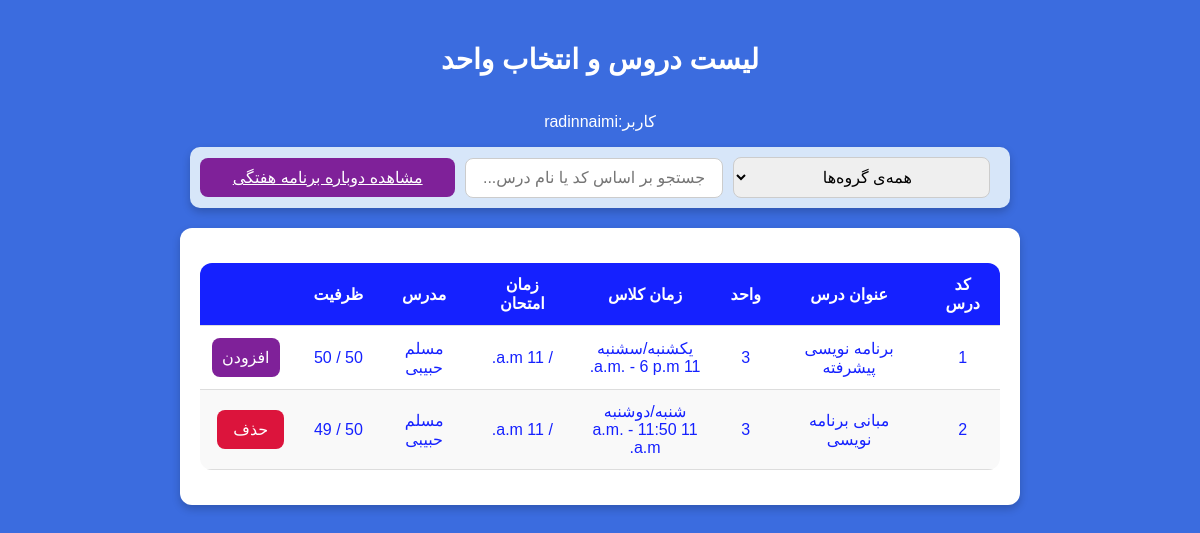
Page /courses/ (signed in) on the earlier database version.
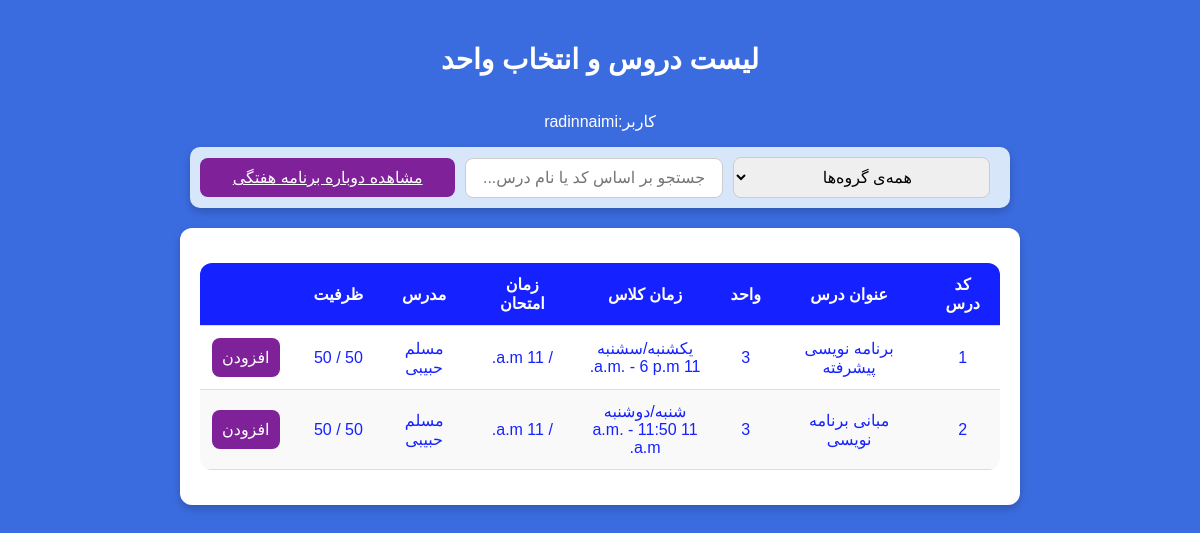
Same page on the later database version.
### courses/models.py (models this page shows, shortened)
class Course(models.Model):
    id = models.AutoField(primary_key=True)
    code = models.CharField(null=True, max_length=100, blank=True)
    name = models.CharField(max_length=100)
    credits = models.IntegerField()
    classDays = models.CharField(max_length=20, choices=WEEKDAY_CHOICES, null=True)  # Stores "Sunday/Tuesday", etc.
    startTime = models.TimeField(null=True)
    endTime = models.TimeField(null=True)
    pishniaz = models.IntegerField(blank=True , null=True)
    hamniaz = models.IntegerField(blank=True, null=True)
    examDate = jmodels.jDateField(null=True, verbose_name="Exam Date (Jalali)")  # Jalali Date ONLY
    examTime = models.TimeField(null=True, verbose_name="Exam Time")  # Time ONLY
    capacity = models.IntegerField()
    remainingCapacity = models.IntegerField()
    department = models.ForeignKey(Department, on_delete=models.CASCADE, related_name='courses')
    instructor = models.ForeignKey(Instructor, on_delete=models.CASCADE, related_name='courses')

class Instructor(models.Model):
    id = models.AutoField(primary_key=True)
    name = models.CharField(max_length=100, unique=True)  # Ensure unique instructor names
    department = models.ForeignKey(Department, on_delete=models.CASCADE, related_name='instructors')

### courses/views.py (the view, shortened to what this page needs)
# urls.py: path('courses/', CourseListView.as_view(), name='course_list'),
class CourseListView(LoginRequiredMixin, ListView):
    model = Course
    template_name = 'course_list.html'
    context_object_name = 'courses'
    login_url = '/login/'  # Redirect to login page if not authenticated
    def get_context_data(self, **kwargs):
        context = super().get_context_data(**kwargs)
        context['departments'] = Department.objects.all()  # Send department list
        context['user'] = self.request.user  # Pass logged-in user's name
        context['selected_course'] = selectedcourse.objects.filter(user = self.request.user).values_list('course__code', flat=True)
        return context

### courses/templates/course_list.html (shortened to what this page needs)
<!DOCTYPE html>
<html lang="en">
<head>
    {% load static %}
    <link rel="stylesheet" href="{% static 'courses/courseList.css' %}">
</head>
<body>
    <h2>لیست دروس و انتخاب واحد</h2>
    <p>کاربر:{{ user.name }}</p>
    <div class="search">
        <select id="departmentFilter">
            <option value="">همه‌ی گروه‌ها</option>
        </select>
        <input type="text" id="searchInput" placeholder="جستجو بر اساس کد یا نام درس...">
        <a href="{% url 'weekly_schedule' %}" class="link-btn">مشاهده دوباره برنامه هفتگی</a>
    </div>
    <div class="container">
        <table>
            <thead>
                <tr>
                    <th>کد درس</th>
                    <th>عنوان درس</th>
                    <th>واحد</th>
                    <th>زمان کلاس</th>
                    <th>زمان امتحان</th>
                    <th>مدرس</th>
                    <th>ظرفیت</th>
                    <th></th>
                </tr>
            </thead>
            <tbody id="courseTable">
                {% for course in courses %}
                <tr data-code="{{ course.code }}" data-name="{{ course.name }}" data-department="{{ course.department.name }}">
                    <td>{{ course.code }}</td>
                    <td>{{ course.name }}</td>
                    <td>{{ course.credits }}</td>
                    <td>
                        <div>{{ course.classDays }}</div>
                        <div>{{ course.startTime }} - {{ course.endTime }}</div>
                    </td>
                    <td>{{ course.examDate }} / {{ course.examTime }}</td>
                    <td>{{ course.instructor.name }}</td>
                    <td>{{ course.capacity }} / {{ course.remainingCapacity }}</td>
                    <td>
                        <form method = "POST" action="{% if course.code in selected_course %}{% url 'remove_selected_course' %}{% else %}{% url 'course_list' %}{% endif %}">
                               {%if course.code in selected_course%}
                               <button type='submit' class='delete-btn'> حذف  </button>
                               {%else%}
                               <button type='submit' class='add-btn'> افزودن </button>
                               {%endif%}
                        </form>
                    </td>
                </tr>
                {% empty %}
                <tr>
                    <td colspan="8" style="text-align:center;">No courses available</td>
                </tr>
                {% endfor %}
            </tbody>
        </table>
    </div>
</body>
</html>

Differences in the rows shown:
changed Course "مبانی برنامه نویسی": remainingCapacity "49" → "50"; text "حذف" → "افزودن"
